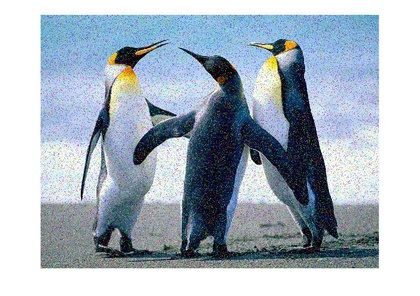
%> input picture PROC/FILTROS/ruido.jpg, 420 x 296 px, shrunk from 848 x 598 before the run
$ octave ecuacionlinealhistograma.m   (GNU Octave 9; MATLAB toolbox functions it lacks are replaced by stand-ins)
%> lines starting %> are read from the running program, lines starting %| are printed output that depends on the picture
clc;
clear all;
[filename path]=uigetfile('*.jpg','Abrir imagen');
%> the answer given: FILTROS/ruido.jpg
if isequal(filename,0)
   return
else
    a=imread(strcat(path,filename));
%> a is the input picture: size 296x420x3 uint8; mean R, G, B 167.9, 179.6, 191.2


b=rgb2gray(a);
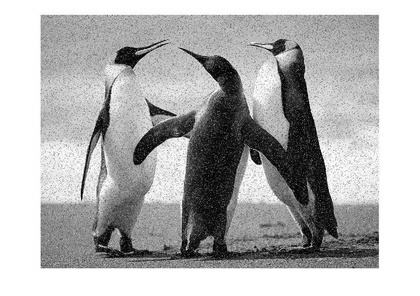
%> b: size 296x420 uint8; min 0, max 255, mean 177.4
[cont x]=imhist(b);
%> cont = 256 values, max 31938 at index 256, min 3 at index 1, mean 485.6; x = 256 values from 0 to 255
[m n]=size(b);
%> m = 296; n = 420
va=0,
for v=1:256
    H(v)=va+cont(v);
va=H(v);
end %Equilibra linealmente utilizando la informaci髇 del histograma %acumulativo.
%> this loop made 256 passes
%> va on passes 1 to 3: 3, 47, 140
%> after the loop, H = 256 values from 3 to 124320
for r=1:m
    for c=1:n
        ac=a(r,c);
        imp(r,c)=H(ac+1)*(255/(m*n));
    end
end
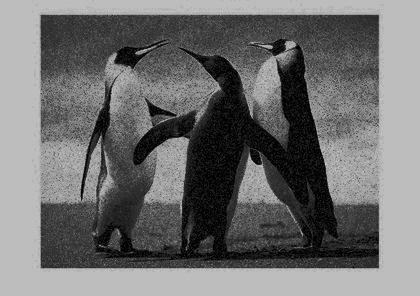
%> imp: size 296x420 double; min 0.00615, max 189.5, mean 110.9
imp=mat2gray(imp);
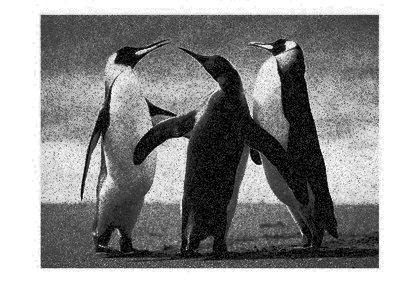
%> imp: size 296x420 double; min 0, max 1, mean 0.585
subplot(1,2,1);
imshow(b);
title('imagen original');
subplot(1,2,2);
imshow(imp);
title('imagen mejorada');

end
